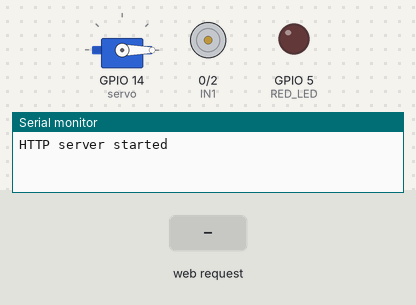
Bench run of a program on a simulated ESP8266 (NodeMCU). On the bench: servo, motor-driver pin pairs drawn as motors (green arrow = first pin HIGH = forward, orange = second pin HIGH = backward, longer = more drive, scaled by the enable pin), output pins drawn as LEDs (lit = HIGH), the last lines printed to the serial monitor. The inputs (shaded band) are chosen by the test bench.

Above: at 1.2 s.
1.3 s: HTTP request GET /box/open received
At 1.9 s:
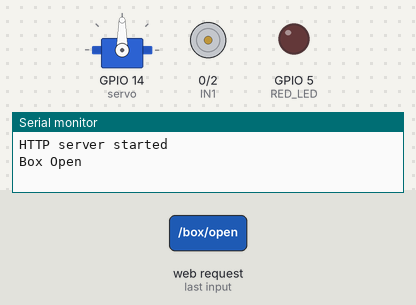
2.8 s: HTTP request GET /box/up received
At 3.1 s:
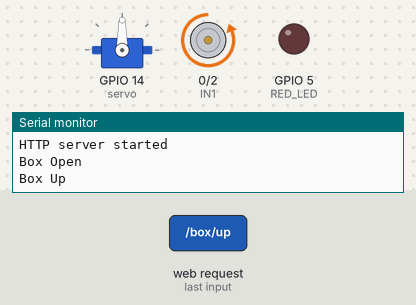
4.9 s: HTTP request GET /box/close received
At 5.9 s:
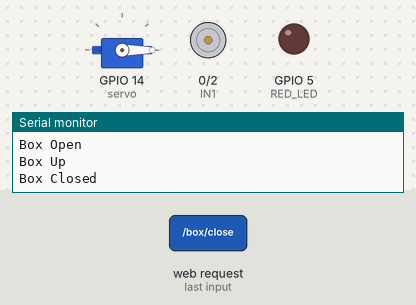
6.4 s: HTTP request GET /box/down received
At 6.55 s:
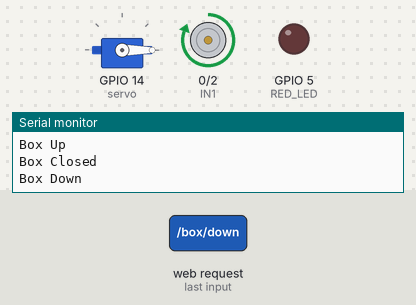
8.2 s: HTTP request GET /box/up received
At 8.6 s:
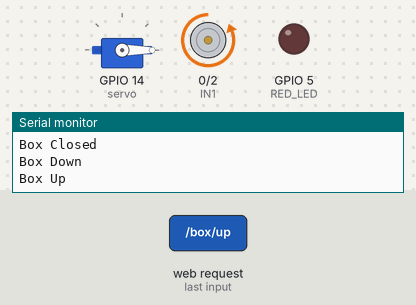
Timing chart, 0 to 11.2 s (numbered marks = the images above; inputs shaded):
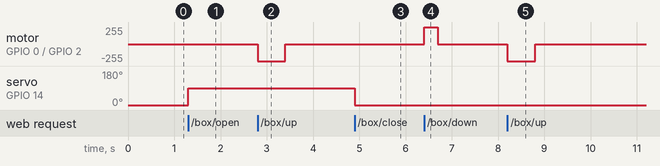

The program:

main.cpp
```cpp
#include <ESP8266WiFi.h>
#include <ESP8266WebServer.h>
#include "wifi/wifi.h"
#include <Servo.h>

// d1 pin
#define RED_LED 5
// d2 pin
int ENA = 4;
// d3 pin
int IN1 = 0;
// d4 pin
int IN2 = 2;
Servo servo;
ESP8266WebServer server(80);
void blinkLed()
{
    digitalWrite(RED_LED, HIGH);
    delay(100);
    digitalWrite(RED_LED, LOW);
}

void handleBoxOpen()
{
    // if (digitalRead(IN1) == HIGH || digitalRead(IN2) == HIGH)
    // {
    //       server.send(200, "text/plain", "Can't open Box");
    // }
    // else
    // {

    Serial.println("Box Open");
    // blinkLed();
    servo.write(90);
    server.send(200, "text/plain", "Box Open");
    // }
}

void handleBoxClose()
{
    Serial.println("Box Closed");
    // blinkLed();
    servo.write(0);
    server.send(200, "text/plain", "Box Closed");
}
void handleBoxUp()

{
    // if(servo.read()>1){
    //     servo.write(0);
    // }
    Serial.println("Box Up");

    analogWrite(ENA, 255);

    digitalWrite(IN1, LOW);
    // blinkLed();
    digitalWrite(IN2, HIGH);
    delay(600);
    digitalWrite(IN2, LOW);
    server.send(200, "text/plain", "Box Up");
}
void handleBoxDown()
{
    Serial.println("Box Down");
    analogWrite(ENA, 255);
    digitalWrite(IN2, LOW);
    // blinkLed();
    digitalWrite(IN1, HIGH);
    delay(300);
    digitalWrite(IN1, LOW);
    server.send(200, "text/plain", "Box Down");
}

void setup()
{
    servo.attach(14);
    pinMode(ENA, OUTPUT);
    pinMode(IN1, OUTPUT);
    pinMode(IN2, OUTPUT);
    pinMode(RED_LED, OUTPUT);
    servo.write(0);
    Serial.begin(115200);

    setupWifi();
    // Display IP address
    if (WiFi.status() == WL_CONNECTED)
    {
        digitalWrite(RED_LED, HIGH);

        Serial.println("Connected to " + (WiFi.localIP()).toString());
    }

    server.on("/box/open", HTTP_GET, handleBoxOpen);
    server.on("/box/close", HTTP_GET, handleBoxClose);
    server.on("/box/up", HTTP_GET, handleBoxUp);
    server.on("/box/down", HTTP_GET, handleBoxDown);

    server.begin();
    Serial.println("HTTP server started");
}

void loop()
{
    server.handleClient();
}
```

control.methods.cpp
```cpp
#include <ESP8266HTTPClient.h>
#include <ArduinoJson.h>
// #include <ESP8266WiFi.h>

void liftUp(WiFiClient client){
    HTTPClient http;
    StaticJsonDocument<200> req;

    String json;
    serializeJson(req, json);
    http.begin(client,"http://192.168.0.107:3000/users");
    http.addHeader("Content-Type", "application/json");
    http.addHeader("", "");
    http.GET();
      String response = http.getString();
         deserializeJson(req, response);
         Serial.println(response);
}
```

wifi.example.cpp
```cpp
#include "wifi.h"

// Wifi credentials
const char *ssidd = "SSID of your network";
const char *passwordd = "your wifi password";

// Setup wifi
void setupWifii()
{
  // Connect to wifi
  WiFi.begin(ssidd, passwordd);

  // Wait for connection
  while (WiFi.status() != WL_CONNECTED)
  {
    // Wait 1 second
    delay(1000);
    Serial.println("*");
  }
  delay(1000);


};
```

wifi.h
```cpp
#ifndef __WIFI_H__
#define __WIFI_H__

#include <Arduino.h>
#include <ESP8266WiFi.h>

void setupWifi();

#endif
```

Measured:
- after the input at 1.3 s, servo on GPIO 14 (servo): 0° → 90° at once
- after the input at 2.8 s, motor on GPIO 0 (IN1) / GPIO 2 (IN2): stopped → backward 255/255 at once, → stopped 0.60 s later
- after the input at 4.9 s, servo on GPIO 14 (servo): 90° → 0° at once
- after the input at 6.4 s, motor on GPIO 0 (IN1) / GPIO 2 (IN2): stopped → forward 255/255 at once, → stopped 0.30 s later
- after the input at 8.2 s, motor on GPIO 0 (IN1) / GPIO 2 (IN2): stopped → backward 255/255 at once, → stopped 0.60 s later
